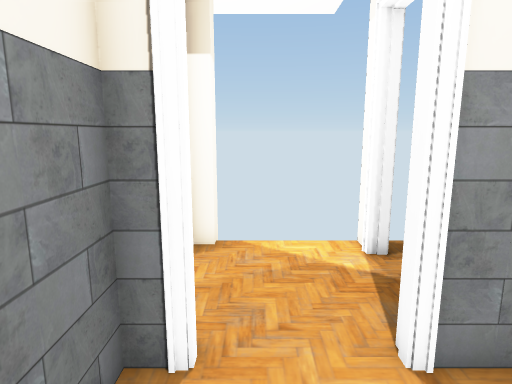
View 1 (above)

12 first-person views from a walk through a Unity game level. The camera is 1.5 m above the floor, tilts 10° down and sees 75° across. Doors are open. The floor is counted in squares, 0.5 m on a side. Each view is taken from the middle of a square. On the plan, view 1 faces up. The plan holds only what a view shows up to about 20 squares ahead; the rest is blank. Some animated figures are left out. Some surface patterns are stand-ins.

View 2
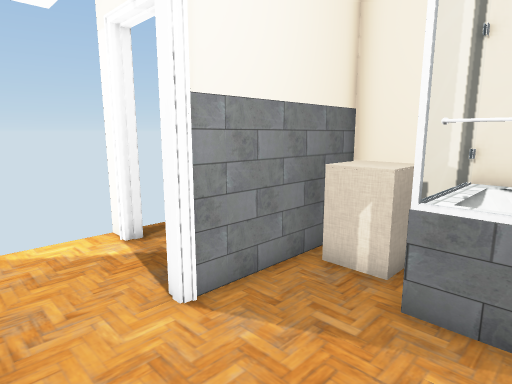

View 3
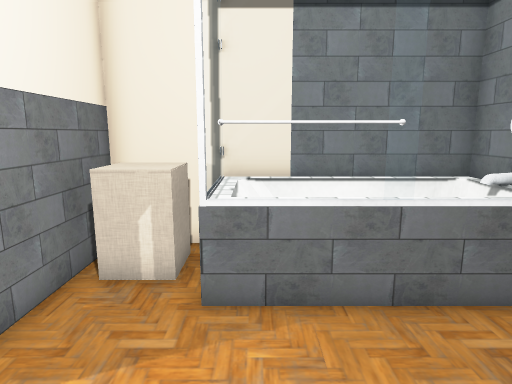

View 4
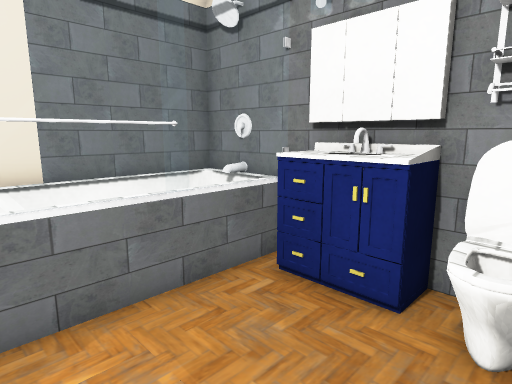

View 5
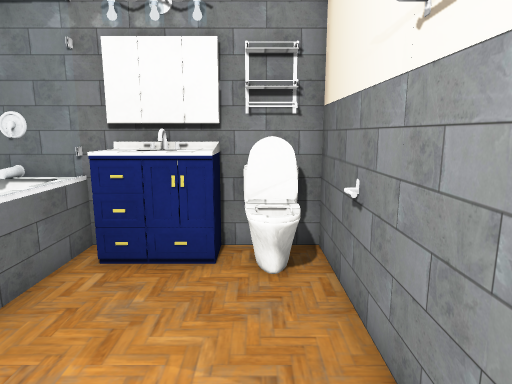

View 6
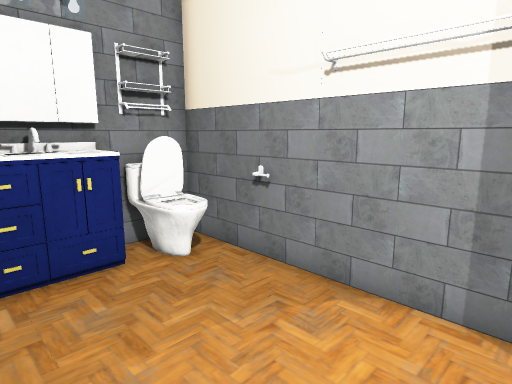

View 7
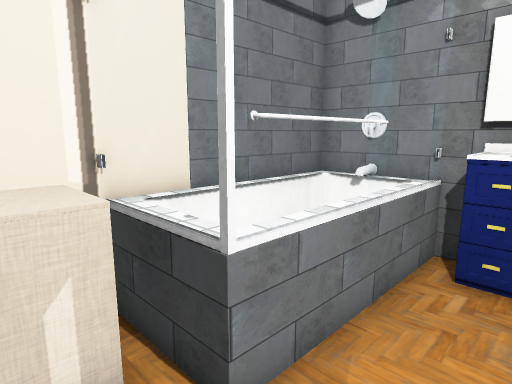

View 8
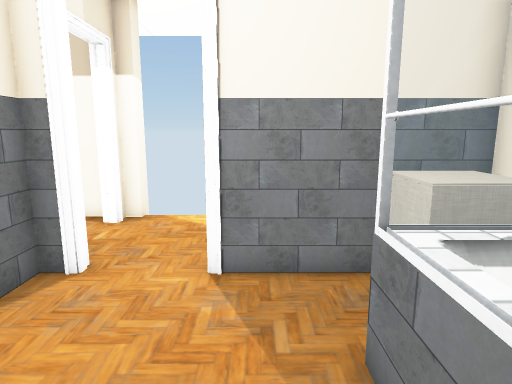

View 9
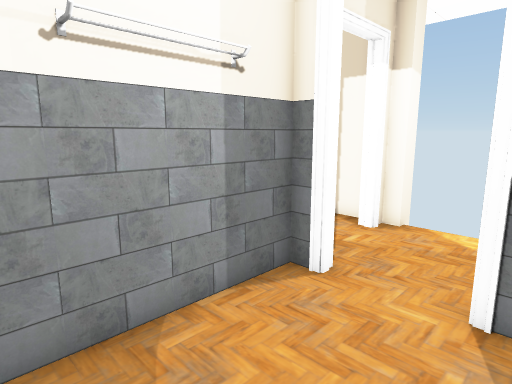

View 10
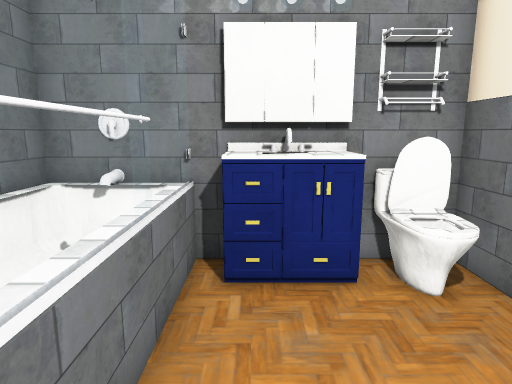

View 11
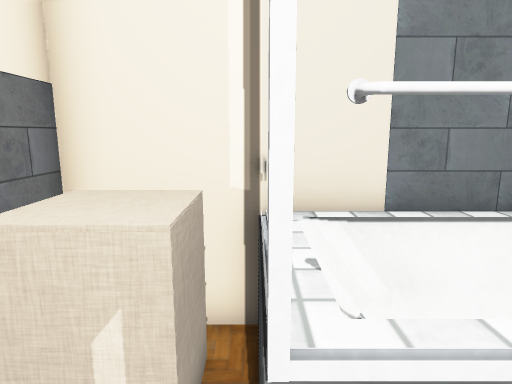

View 12
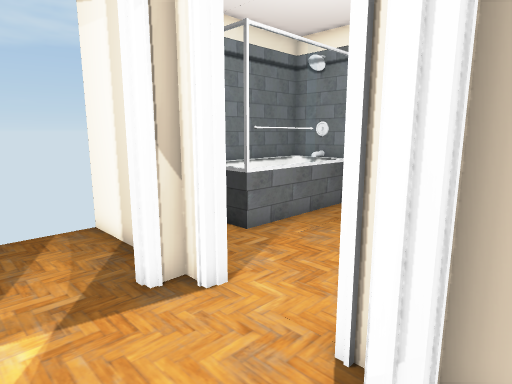

### Floor plan
Key: @ floor where view 1 was taken; # wall or solid block; . floor; D open door; = window, fence, low wall or low ledge; ^ raised ledge; P pillar; B bathtub; S shower; T toilet; C cabinet.
Columns run from 4 left of view 1 to 8 right of it. Each row starts with its distance up from view 1.
 10   ##
  9 ###P   #
  8  .DDDDD#.
  7  .DDDDDD....
  6   DDDDDD....
  5   DDDDDD....
  4  ##DDDD######
  3   #.......^^#
  2   #.......^^#
  1   #.....#####
  0   #.@...=BBB#
 -1   #.....=B B#
 -2   #.....=B B#
 -3   #TT...=B B#
 -4   #TT^^^=B B#
 -5   #TTC^^#BSB#
 -6   ####CC#####

Positions as (right, up) in squares from view 1, and headings:
1: (0, 0), facing up
2: (-1, -1), facing up-right
3: (-1, 0), facing right
4: (-1, 1), facing down-right
5: (0, 3), facing down
6: (4, 3), facing down-left
7: (2, 3), facing down-right
8: (3, -3), facing up
9: (3, -2), facing up-left
10: (3, 2), facing down
11: (3, 1), facing right
12: (-3, 8), facing down-right
